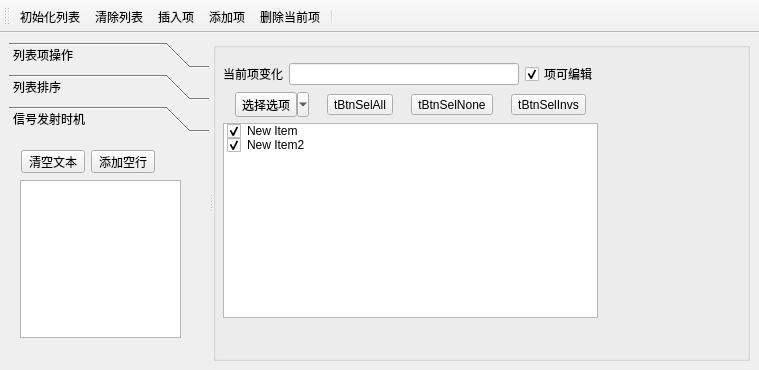
<?xml version="1.0" encoding="UTF-8"?>
<ui version="4.0">
 <class>MainWindow</class>
 <widget class="QMainWindow" name="MainWindow">
  <property name="geometry">
   <rect>
    <x>0</x>
    <y>0</y>
    <width>759</width>
    <height>370</height>
   </rect>
  </property>
  <property name="windowTitle">
   <string>MainWindow</string>
  </property>
  <property name="toolButtonStyle">
   <enum>Qt::ToolButtonTextUnderIcon</enum>
  </property>
  <widget class="QWidget" name="centralwidget">
   <layout class="QHBoxLayout" name="horizontalLayout">
    <item>
     <widget class="QSplitter" name="splitter">
      <property name="orientation">
       <enum>Qt::Horizontal</enum>
      </property>
      <widget class="QToolBox" name="toolBox">
       <property name="maximumSize">
        <size>
         <width>200</width>
         <height>16777215</height>
        </size>
       </property>
       <property name="currentIndex">
        <number>2</number>
       </property>
       <widget class="QWidget" name="page">
        <property name="geometry">
         <rect>
          <x>0</x>
          <y>0</y>
          <width>200</width>
          <height>203</height>
         </rect>
        </property>
        <attribute name="icon">
         <iconset resource="res.qrc">
          <normaloff>:/icons/images/list.png</normaloff>:/icons/images/list.png</iconset>
        </attribute>
        <attribute name="label">
         <string>列表项操作</string>
        </attribute>
        <layout class="QGridLayout" name="gridLayout">
         <item row="0" column="0">
          <widget class="QToolButton" name="tBtnListInit">
           <property name="text">
            <string>tBtnLIstInit</string>
           </property>
           <property name="autoRaise">
            <bool>true</bool>
           </property>
          </widget>
         </item>
         <item row="1" column="0">
          <widget class="QToolButton" name="tBtnListClear">
           <property name="text">
            <string>tBtnListClear</string>
           </property>
           <property name="autoRaise">
            <bool>true</bool>
           </property>
          </widget>
         </item>
         <item row="2" column="0">
          <widget class="QToolButton" name="tBtnListInsert">
           <property name="text">
            <string>tBtnListInsert</string>
           </property>
           <property name="autoRaise">
            <bool>true</bool>
           </property>
          </widget>
         </item>
         <item row="3" column="0">
          <widget class="QToolButton" name="tBtnListAppend">
           <property name="text">
            <string>tBtnListAppend</string>
           </property>
           <property name="autoRaise">
            <bool>true</bool>
           </property>
          </widget>
         </item>
         <item row="4" column="0">
          <widget class="QToolButton" name="tBtnListDelete">
           <property name="text">
            <string>tBtnListDelete</string>
           </property>
           <property name="autoRaise">
            <bool>true</bool>
           </property>
          </widget>
         </item>
        </layout>
       </widget>
       <widget class="QWidget" name="page_2">
        <property name="geometry">
         <rect>
          <x>0</x>
          <y>0</y>
          <width>200</width>
          <height>203</height>
         </rect>
        </property>
        <attribute name="icon">
         <iconset resource="res.qrc">
          <normaloff>:/icons/images/paixu.png</normaloff>:/icons/images/paixu.png</iconset>
        </attribute>
        <attribute name="label">
         <string>列表排序</string>
        </attribute>
        <layout class="QGridLayout" name="gridLayout_2">
         <item row="0" column="0" rowspan="2" colspan="2">
          <widget class="QCheckBox" name="chkBoxSorting">
           <property name="text">
            <string>允许排序</string>
           </property>
          </widget>
         </item>
         <item row="1" column="1">
          <spacer name="verticalSpacer_2">
           <property name="orientation">
            <enum>Qt::Vertical</enum>
           </property>
           <property name="sizeHint" stdset="0">
            <size>
             <width>20</width>
             <height>21</height>
            </size>
           </property>
          </spacer>
         </item>
         <item row="2" column="0" colspan="2">
          <widget class="QToolButton" name="toolButton_6">
           <property name="text">
            <string>升序排序</string>
           </property>
           <property name="toolButtonStyle">
            <enum>Qt::ToolButtonTextBesideIcon</enum>
           </property>
           <property name="arrowType">
            <enum>Qt::UpArrow</enum>
           </property>
          </widget>
         </item>
         <item row="3" column="0" colspan="2">
          <widget class="QToolButton" name="toolButton_7">
           <property name="text">
            <string>降序排序</string>
           </property>
           <property name="toolButtonStyle">
            <enum>Qt::ToolButtonTextBesideIcon</enum>
           </property>
           <property name="arrowType">
            <enum>Qt::DownArrow</enum>
           </property>
          </widget>
         </item>
         <item row="4" column="0" colspan="2">
          <spacer name="verticalSpacer">
           <property name="orientation">
            <enum>Qt::Vertical</enum>
           </property>
           <property name="sizeHint" stdset="0">
            <size>
             <width>20</width>
             <height>88</height>
            </size>
           </property>
          </spacer>
         </item>
        </layout>
       </widget>
       <widget class="QWidget" name="page_3">
        <property name="geometry">
         <rect>
          <x>0</x>
          <y>0</y>
          <width>200</width>
          <height>203</height>
         </rect>
        </property>
        <attribute name="label">
         <string>信号发射时机</string>
        </attribute>
        <widget class="QPlainTextEdit" name="plainTextEdit">
         <property name="geometry">
          <rect>
           <x>11</x>
           <y>42</y>
           <width>161</width>
           <height>158</height>
          </rect>
         </property>
        </widget>
        <widget class="QToolButton" name="tBtnClearText">
         <property name="geometry">
          <rect>
           <x>12</x>
           <y>12</y>
           <width>64</width>
           <height>23</height>
          </rect>
         </property>
         <property name="text">
          <string>清空文本</string>
         </property>
        </widget>
        <widget class="QToolButton" name="tBtnAddLine">
         <property name="geometry">
          <rect>
           <x>82</x>
           <y>12</y>
           <width>64</width>
           <height>23</height>
          </rect>
         </property>
         <property name="text">
          <string>添加空行</string>
         </property>
        </widget>
       </widget>
      </widget>
      <widget class="QGroupBox" name="groupBox">
       <property name="title">
        <string/>
       </property>
       <widget class="QWidget" name="layoutWidget">
        <property name="geometry">
         <rect>
          <x>10</x>
          <y>20</y>
          <width>375</width>
          <height>256</height>
         </rect>
        </property>
        <layout class="QVBoxLayout" name="verticalLayout">
         <item>
          <layout class="QHBoxLayout" name="horizontalLayout_2">
           <item>
            <widget class="QLabel" name="label">
             <property name="text">
              <string>当前项变化</string>
             </property>
            </widget>
           </item>
           <item>
            <widget class="QLineEdit" name="editCutItemText"/>
           </item>
           <item>
            <widget class="QCheckBox" name="chkListEditable">
             <property name="text">
              <string>项可编辑</string>
             </property>
             <property name="checked">
              <bool>true</bool>
             </property>
            </widget>
           </item>
          </layout>
         </item>
         <item>
          <layout class="QHBoxLayout" name="horizontalLayout_3">
           <item>
            <widget class="QToolButton" name="tBtnSelectItem">
             <property name="text">
              <string>选择选项</string>
             </property>
             <property name="popupMode">
              <enum>QToolButton::MenuButtonPopup</enum>
             </property>
            </widget>
           </item>
           <item>
            <widget class="QToolButton" name="tBtnSelAll">
             <property name="text">
              <string>tBtnSelAll</string>
             </property>
            </widget>
           </item>
           <item>
            <widget class="QToolButton" name="tBtnSelNone">
             <property name="text">
              <string>tBtnSelNone</string>
             </property>
            </widget>
           </item>
           <item>
            <widget class="QToolButton" name="tBtnSelInvs">
             <property name="text">
              <string>tBtnSelInvs</string>
             </property>
            </widget>
           </item>
          </layout>
         </item>
         <item>
          <widget class="QListWidget" name="listWidget">
           <property name="contextMenuPolicy">
            <enum>Qt::CustomContextMenu</enum>
           </property>
           <item>
            <property name="text">
             <string>New Item</string>
            </property>
            <property name="checkState">
             <enum>Checked</enum>
            </property>
            <property name="icon">
             <iconset resource="res.qrc">
              <normaloff>:/icons/images/paint.png</normaloff>:/icons/images/paint.png</iconset>
            </property>
           </item>
           <item>
            <property name="text">
             <string>New Item2</string>
            </property>
            <property name="checkState">
             <enum>Checked</enum>
            </property>
            <property name="icon">
             <iconset resource="res.qrc">
              <normaloff>:/icons/images/paint.png</normaloff>:/icons/images/paint.png</iconset>
            </property>
           </item>
          </widget>
         </item>
        </layout>
       </widget>
      </widget>
     </widget>
    </item>
   </layout>
  </widget>
  <widget class="QToolBar" name="toolBar">
   <property name="windowTitle">
    <string>toolBar</string>
   </property>
   <attribute name="toolBarArea">
    <enum>TopToolBarArea</enum>
   </attribute>
   <attribute name="toolBarBreak">
    <bool>false</bool>
   </attribute>
   <addaction name="actListInit"/>
   <addaction name="actListClear"/>
   <addaction name="actListInsert"/>
   <addaction name="actListAppend"/>
   <addaction name="actListDelete"/>
   <addaction name="separator"/>
  </widget>
  <action name="actListInit">
   <property name="icon">
    <iconset resource="res.qrc">
     <normaloff>:/icons/images/list.png</normaloff>:/icons/images/list.png</iconset>
   </property>
   <property name="text">
    <string>初始化列表</string>
   </property>
   <property name="toolTip">
    <string>初始化列表</string>
   </property>
   <property name="shortcut">
    <string>Ctrl+I</string>
   </property>
  </action>
  <action name="actListClear">
   <property name="icon">
    <iconset resource="res.qrc">
     <normaloff>:/icons/images/clear.png</normaloff>:/icons/images/clear.png</iconset>
   </property>
   <property name="text">
    <string>清除列表</string>
   </property>
   <property name="toolTip">
    <string>清除列表</string>
   </property>
  </action>
  <action name="actListInsert">
   <property name="icon">
    <iconset resource="res.qrc">
     <normaloff>:/icons/images/insert.png</normaloff>:/icons/images/insert.png</iconset>
   </property>
   <property name="text">
    <string>插入项</string>
   </property>
   <property name="toolTip">
    <string>插入  </string>
   </property>
   <property name="shortcut">
    <string>Ctrl+S</string>
   </property>
  </action>
  <action name="actListAppend">
   <property name="icon">
    <iconset resource="res.qrc">
     <normaloff>:/icons/images/append.png</normaloff>:/icons/images/append.png</iconset>
   </property>
   <property name="text">
    <string>添加项</string>
   </property>
   <property name="toolTip">
    <string>添加</string>
   </property>
   <property name="shortcut">
    <string>Ctrl+A</string>
   </property>
  </action>
  <action name="actListDelete">
   <property name="icon">
    <iconset resource="res.qrc">
     <normaloff>:/icons/images/delete.png</normaloff>:/icons/images/delete.png</iconset>
   </property>
   <property name="text">
    <string>删除当前项</string>
   </property>
   <property name="toolTip">
    <string>删除当前项</string>
   </property>
   <property name="shortcut">
    <string>Del</string>
   </property>
  </action>
  <action name="actQuit">
   <property name="icon">
    <iconset resource="res.qrc">
     <normaloff>:/icons/images/quit.png</normaloff>:/icons/images/quit.png</iconset>
   </property>
   <property name="text">
    <string>退出</string>
   </property>
   <property name="toolTip">
    <string>退出</string>
   </property>
  </action>
  <action name="actSelAll">
   <property name="text">
    <string>全选</string>
   </property>
   <property name="toolTip">
    <string>全选</string>
   </property>
  </action>
  <action name="actSelNone">
   <property name="text">
    <string>空选</string>
   </property>
   <property name="toolTip">
    <string>空选</string>
   </property>
  </action>
  <action name="actSelInvs">
   <property name="text">
    <string>反选</string>
   </property>
   <property name="toolTip">
    <string>反选</string>
   </property>
  </action>
 </widget>
 <resources>
  <include location="res.qrc"/>
 </resources>
 <connections>
  <connection>
   <sender>actQuit</sender>
   <signal>triggered()</signal>
   <receiver>MainWindow</receiver>
   <slot>close()</slot>
   <hints>
    <hint type="sourcelabel">
     <x>-1</x>
     <y>-1</y>
    </hint>
    <hint type="destinationlabel">
     <x>379</x>
     <y>184</y>
    </hint>
   </hints>
  </connection>
 </connections>
</ui>
